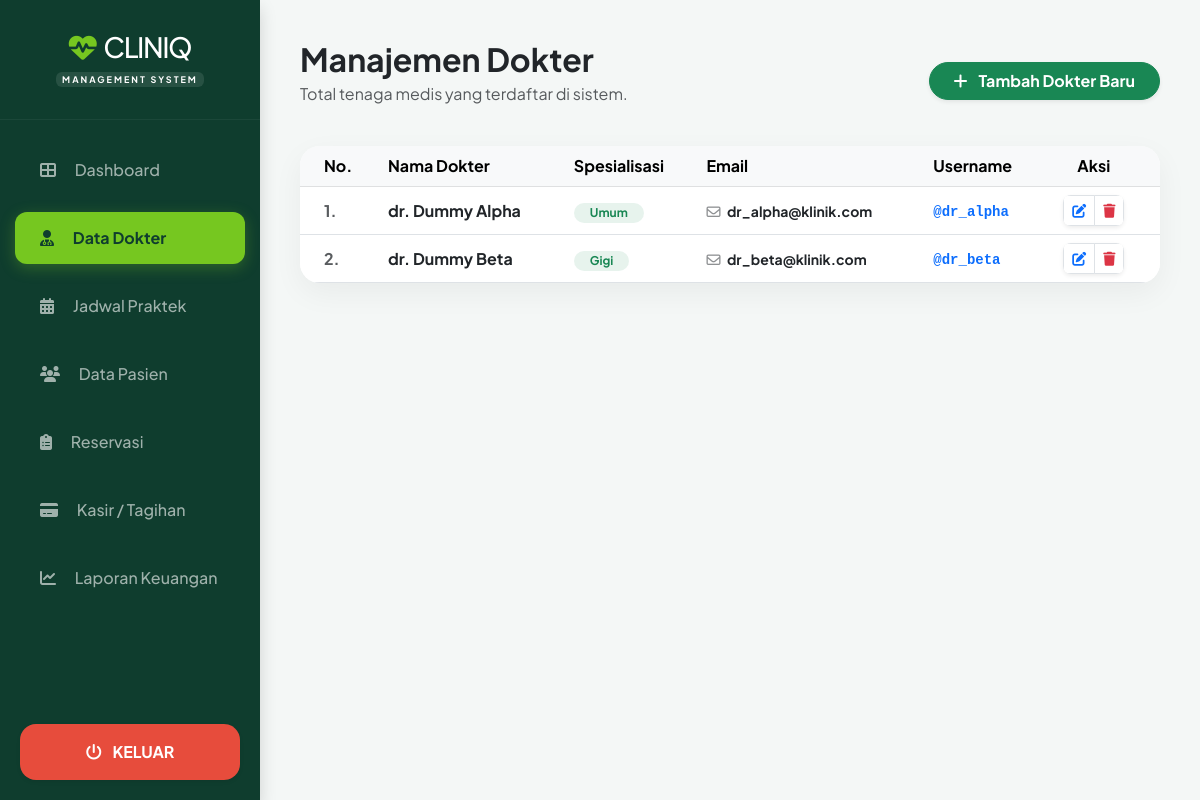
Screenshot of /admin/dokter.php (signed in) with the database file from the repository.
### tables this page shows
CREATE TABLE dokter (
  id_dokter INT AUTO_INCREMENT PRIMARY KEY,
  id_user INT NOT NULL,
  nama_dokter VARCHAR(100) NOT NULL,
  spesialisasi VARCHAR(50),
  FOREIGN KEY (id_user) REFERENCES users(id_user) ON DELETE CASCADE
);

CREATE TABLE users (
  id_user INT AUTO_INCREMENT PRIMARY KEY,
  username VARCHAR(50) NOT NULL UNIQUE,
  email VARCHAR(100),
  password VARCHAR(255) NOT NULL,
  role ENUM('admin', 'dokter', 'pasien', 'staf') NOT NULL
);

### db.php (called while the page is built, shortened)
<?php
class DbConnection
{
    public function __construct($handle)
    {
        $this->handle = $handle;
    }
}
function db_connect_from_env(): ?DbConnection
{
    $host = getenv('DB_HOST') ?: getenv('MYSQLHOST') ?: "127.0.0.1";
    $user = getenv('DB_USER') ?: getenv('MYSQLUSER') ?: "root";
    $pass = getenv('DB_PASS') ?: getenv('MYSQLPASSWORD') ?: "";
    $db = getenv('DB_NAME') ?: getenv('MYSQLDATABASE') ?: "klinik_reservasi";
    $port = (int) (getenv('DB_PORT') ?: getenv('MYSQLPORT') ?: 3306);
    $handle = @mysqli_connect($host, $user, $pass, $db, $port);
    mysqli_set_charset($handle, 'utf8mb4');
    return new DbConnection($handle);
}
function db_query(?DbConnection $conn, string $query)
{
    $result = mysqli_query($conn->handle, $query);
    return $result;
}
function db_fetch_assoc($result): ?array
{
    if ($result instanceof mysqli_result) {
        $row = mysqli_fetch_assoc($result);
        return $row === null ? null : $row;
    }
    return null;
}

### koneksi.php (called while the page is built, shortened)
<?php
require_once __DIR__ . '/db.php';
$conn = db_connect_from_env();
?>

### admin/dokter.php (the view, shortened to what this page needs)
<?php
include '../koneksi.php';
?>
<!DOCTYPE html>
<html lang="id">
<head>
    <link href="https://cdn.jsdelivr.net/npm/bootstrap@5.3.0/dist/css/bootstrap.min.css" rel="stylesheet">
    <link rel="stylesheet" href="https://cdnjs.cloudflare.com/ajax/libs/font-awesome/6.4.0/css/all.min.css">
</head>
<body>
<?php include 'sidebar.php'; ?>
<div class="main-content">
    <div class="d-flex justify-content-between align-items-center mb-4">
                    <div>
                        <h2 class="fw-bold mb-1">Manajemen Dokter</h2>
                        <p class="text-muted">Total tenaga medis yang terdaftar di sistem.</p>
                    </div>
                    <a href="tambah_dokter.php" class="btn btn-success rounded-pill px-4 shadow-sm fw-bold">
                        <i class="fas fa-plus me-2"></i> Tambah Dokter Baru
                    </a>
                </div>
                <div class="card card-table">
                    <div class="card-body p-0">
                        <?php
                        $q = db_query($conn, "SELECT d.*, u.username, u.email
                                                 FROM dokter d
                                                 JOIN users u ON d.id_user = u.id_user
                                                 ORDER BY d.nama_dokter ASC");
                        $dokters = [];
                        if ($q) {
                            while($row = db_fetch_assoc($q)) {
                                $dokters[] = $row;
                            }
                        }
                        ?>
                        <div class="table-responsive d-none d-md-block">
                            <table class="table table-hover align-middle mb-0">
                                <thead class="table-light">
                                    <tr>
                                        <th class="ps-4" width="80">No.</th>
                                        <th>Nama Dokter</th>
                                        <th>Spesialisasi</th>
                                        <th>Email</th>
                                        <th>Username</th>
                                        <th class="text-center pe-4">Aksi</th>
                                    </tr>
                                </thead>
                                <tbody>
                                    <?php if(!empty($dokters)): $no = 1; foreach($dokters as $d): ?>
                                    <tr>
                                        <td class="ps-4 fw-bold text-muted"><?php echo $no++; ?>.</td>
                                        <td>
                                            <div class="fw-bold"><?php echo htmlspecialchars($d['nama_dokter']); ?></div>
                                        </td>
                                        <td>
                                            <span class="badge bg-success bg-opacity-10 text-success px-3 rounded-pill">
                                                <?php echo htmlspecialchars($d['spesialisasi']); ?>
                                            </span>
                                        </td>
                                        <td>
                                            <small class="fw-bold"><i class="far fa-envelope me-1 opacity-50"></i> <?php echo htmlspecialchars($d['email']); ?></small>
                                        </td>
                                        <td>
                                            <code class="text-primary fw-bold">@<?php echo htmlspecialchars($d['username']); ?></code>
                                        </td>
                                        <td class="text-center pe-4">
                                            <div class="btn-group shadow-sm rounded-3 overflow-hidden">
                                                <a href="edit_dokter.php?id=<?php echo $d['id_dokter']; ?>" class="btn btn-sm btn-white border" title="Edit">
                                                    <i class="fas fa-edit text-primary"></i>
                                                </a>
                                                <button onclick="hapusDokter(<?php echo $d['id_user']; ?>)" class="btn btn-sm btn-white border" title="Hapus">
                                                    <i class="fas fa-trash text-danger"></i>
                                                </button>
                                            </div>
                                        </td>
                                    </tr>
                                    <?php endforeach; else: ?>
                                    <tr>
                                        <td colspan="6" class="text-center py-5 text-muted small">Data dokter tidak ditemukan.</td>
                                    </tr>
                                    <?php endif; ?>
                                </tbody>
                            </table>
                        </div>
            </div>
        </div>
    </div>
</body>
</html>

### admin/dokter.php (style rules this page uses)
body { background: #f4f7f6; font-family: 'Plus Jakarta Sans', sans-serif; }
.card-table { border: none; border-radius: 20px; box-shadow: 0 10px 30px rgba(0,0,0,0.05); overflow: hidden; }

### admin/sidebar.php (style rules this page uses)
:root { --sidebar-bg: #0f3d2e; --accent: #76c720; --bg-light: #f4f7f6; --white: #ffffff; --text-dark: #1a2b23; }
.main-content { margin-left: 260px; padding: 40px; transition: all 0.3s; }

### rows the page displays
dokter: nama_dokter "dr. Dummy Alpha", spesialisasi "Umum", id_user.email "dr_alpha@klinik.com", id_user.username "dr_alpha"
dokter: nama_dokter "dr. Dummy Beta", spesialisasi "Gigi", id_user.email "dr_beta@klinik.com", id_user.username "dr_beta"
